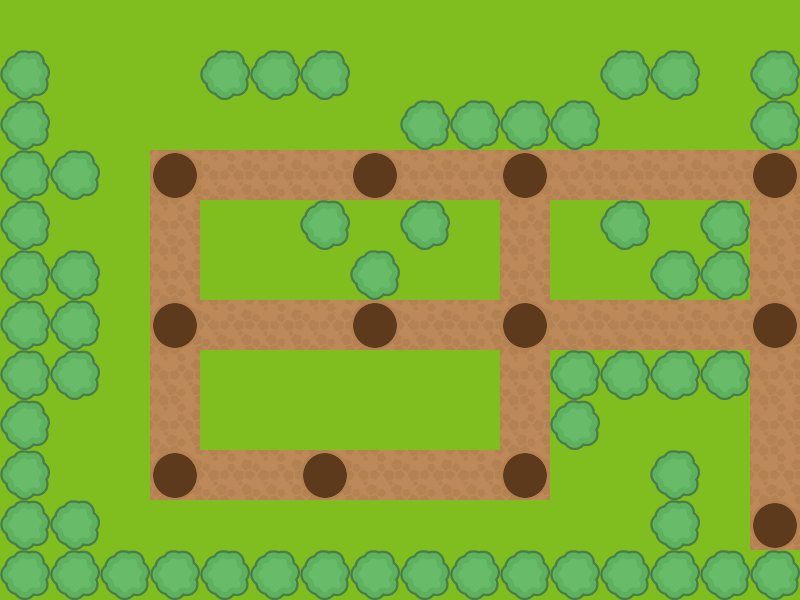

The image is a tile-based game level rendered from a .tmx file. Its description and complete source (layers, tilesets, objects, tile grids) follow:
An orthogonal 16x12 tile map with 50x50 px tiles, 2 tile layers (gramaCaminhoFormigueiro, arvores).

<map version="1.0" tiledversion="1.0.3" orientation="orthogonal" renderorder="right-down" width="16" height="12" tilewidth="50" tileheight="50" nextobjectid="1">
 <tileset firstgid="1" source="recursos.tsx" />
 <layer name="gramaCaminhoFormigueiro" width="16" height="12">
  <data encoding="csv">
2,2,2,2,2,2,2,2,2,2,2,2,2,2,2,2,
2,2,2,2,2,2,2,2,2,2,2,2,2,2,2,2,
2,2,2,2,2,2,2,2,2,2,2,2,2,2,2,2,
2,2,2,5,1,1,1,5,1,1,5,1,1,1,1,5,
2,2,2,1,2,2,2,2,2,2,1,2,2,2,2,1,
2,2,2,1,2,2,2,2,2,2,1,2,2,2,2,1,
2,2,2,5,1,1,1,5,1,1,5,1,1,1,1,5,
2,2,2,1,2,2,2,2,2,2,1,2,2,2,2,1,
2,2,2,1,2,2,2,2,2,2,1,2,2,2,2,1,
2,2,2,5,1,1,5,1,1,1,5,2,2,2,2,1,
2,2,2,2,2,2,2,2,2,2,2,2,2,2,2,5,
2,2,2,2,2,2,2,2,2,2,2,2,2,2,2,2
</data>
 </layer>
 <layer name="arvores" width="16" height="12">
  <data encoding="csv">
0,0,0,0,0,0,0,0,0,0,0,0,0,0,0,0,
4,0,0,0,4,4,4,0,0,0,0,0,4,4,0,4,
4,0,0,0,0,0,0,0,4,4,4,4,0,0,0,4,
4,4,0,0,0,0,0,0,0,0,0,0,0,0,0,0,
4,0,0,0,0,0,4,0,4,0,0,0,4,0,4,0,
4,4,0,0,0,0,0,4,0,0,0,0,0,4,4,0,
4,4,0,0,0,0,0,0,0,0,0,0,0,0,0,0,
4,4,0,0,0,0,0,0,0,0,0,4,4,4,4,0,
4,0,0,0,0,0,0,0,0,0,0,4,0,0,0,0,
4,0,0,0,0,0,0,0,0,0,0,0,0,4,0,0,
4,4,0,0,0,0,0,0,0,0,0,0,0,4,0,0,
4,4,4,4,4,4,4,4,4,4,4,4,4,4,4,4
</data>
 </layer>
</map>
